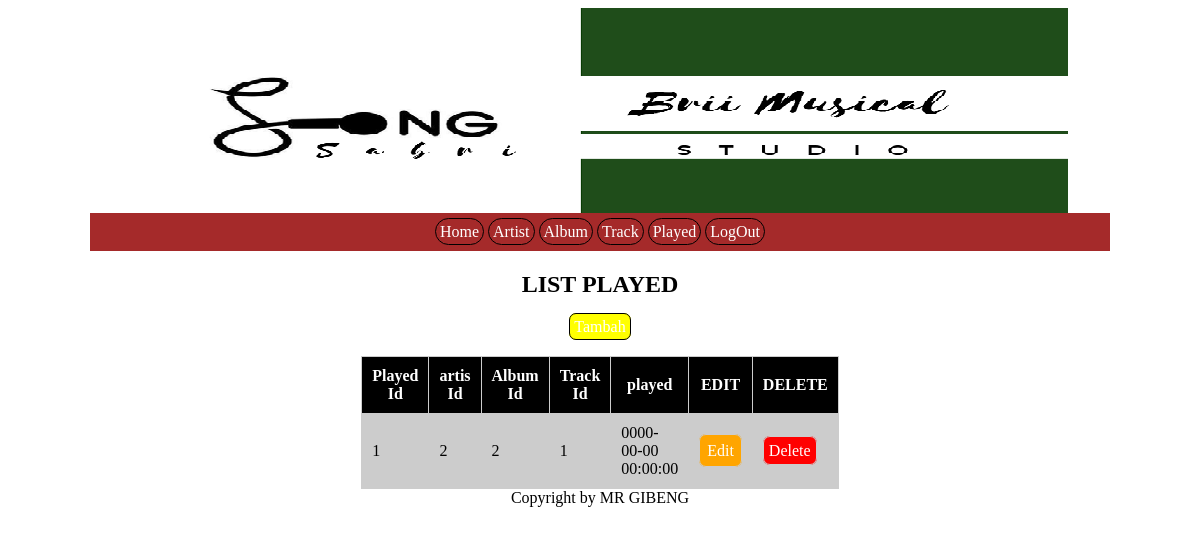
Screenshot of /played_tampil.php with the database file from the repository.
### tables this page shows
CREATE TABLE `tb_played` (
  `played_id` smallint(3) NOT NULL,
  `artist_id` smallint(5) NOT NULL,
  `album_id` smallint(5) NOT NULL,
  `track_id` smallint(3) NOT NULL,
  `played` timestamp NOT NULL DEFAULT current_timestamp() ON UPDATE current_timestamp()
);

### app/Played.php (called while the page is built, shortened)
<?php
include_once("Controller.php");
class Played extends Controller
{
	public function __construct()
	{
		$this->db = new Controller();
		$this->db = $this->db->dbConnect();
	}
	public function tampil()
	{
		$sql = "SELECT * FROM tb_played";
		$stmt = $this->db->prepare($sql);
		$stmt->execute();
		$data = [];
		while ($row = $stmt->fetch()) {
			$data[] = $row;
		}
		return $data;
	}
}

### app/Controller.php (called while the page is built, shortened)
<?php
class Controller
{
	public function dbConnect()
	{
		return new PDO("mysql:host=localhost;dbname=data", "root", "");
	}
}

### played_tampil.php (the view)
<link rel="stylesheet" type="text/css" href="layout/assets/css/style.css">
<?php
include "app/Played.php";
$playd = new Played();
$rows = $playd->tampil();
?>
<body>
	<div class="container">
		<div class="header">
			<center><img src="layout/assets/image/Header.png"></center>
		</div>
		<center>
			<div class="menu">
				<a href="index.php">Home</a>
				<a href="artist_tampil.php">Artist</a>
				<a href="album_tampil.php">Album</a>
				<a href="track_tampil.php">Track</a>
				<a href="played_tampil.php">Played</a>
				<a href="logout.php">LogOut</a>
			</div>
		</center>
		<center>
			<h2>LIST PLAYED</h2>
		</center>
		<center><a class="tambah" href="played_input.php">Tambah</a></center>
		<div class="main">
			<table>
				<table width="400px" border="2" cellpadding="10" cellspacing="10" bgcolor="#DCFFFB" align="center">
					<tr>
						<th>Played Id</th>
						<th>artis Id</th>
						<th>Album Id</th>
						<th>Track Id</th>
						<th>played</th>
						<th>EDIT</th>
						<th>DELETE</th>
					</tr>
					<?php foreach ($rows as $row) { ?>
						<tr>
							<td><?php echo $row['played_id']; ?></td>
							<td><?php echo $row['artist_id']; ?></td>
							<td><?php echo $row['album_id']; ?></td>
							<td><?php echo $row['track_id']; ?></td>
							<td><?php echo $row['played']; ?></td>
							<td><a class="edit" href="played_edit.php?id=<?php echo $row['played_id']; ?>">Edit</a></td>
							<td><a onclick="return confirm('Are You Sure')" class="delete" href="played_proses.php?delete-id=<?php echo $row['played']; ?>">Delete</a></td>
						</tr>
					<?php } ?>
				</table>
		</div>
		<div class="footer">
			<center>Copyright by MR GIBENG</center>
		</div>
	</div>
</body>

### layout/assets/css/style.css (style rules this page uses)
.container { width: 1020px; margin: auto; }
.header { margin-bottom: 0px; }
.menu { padding : 10px; background: blue; color: #fff; text-decoration: none; background-color: brown; }
.menu a { color: white; border: 1px solid #000; padding: 4px; text-decoration: none; border-radius: 19px; }
.tambah { border: 1px solid #000; padding: 4px; text-decoration: none; border-radius: 7px; background-color: yellow; color: white; }
table { margin-top: 10px; }
table a { border: 1px solid #ccc; padding: 10px; background-color: red; color: #fff; margin-top: 10px; }
table tr { border: 1px solid #ccc; padding: 10px; background-color: #19B5FE; color: #DCDCDC; }
table { border: 1px solid #ccc; border-collapse: collapse; }
.edit { text-decoration: none; padding: 7px; border-radius: 7px; background-color: orange; }
.delete { text-decoration: none; padding: 5px; border-radius: 7px; background-color: red; }
table th { border: 1px solid #ccc; padding: 10px; background-color: black; color: #fff; }
table td { border: 1px solid #ccc; padding: 10px; background-color: #ccc; color: black; }

### rows the page displays
tb_played: played_id "1", artist "2", album "2", track "1", played "0000-00-00 00:00:00"
